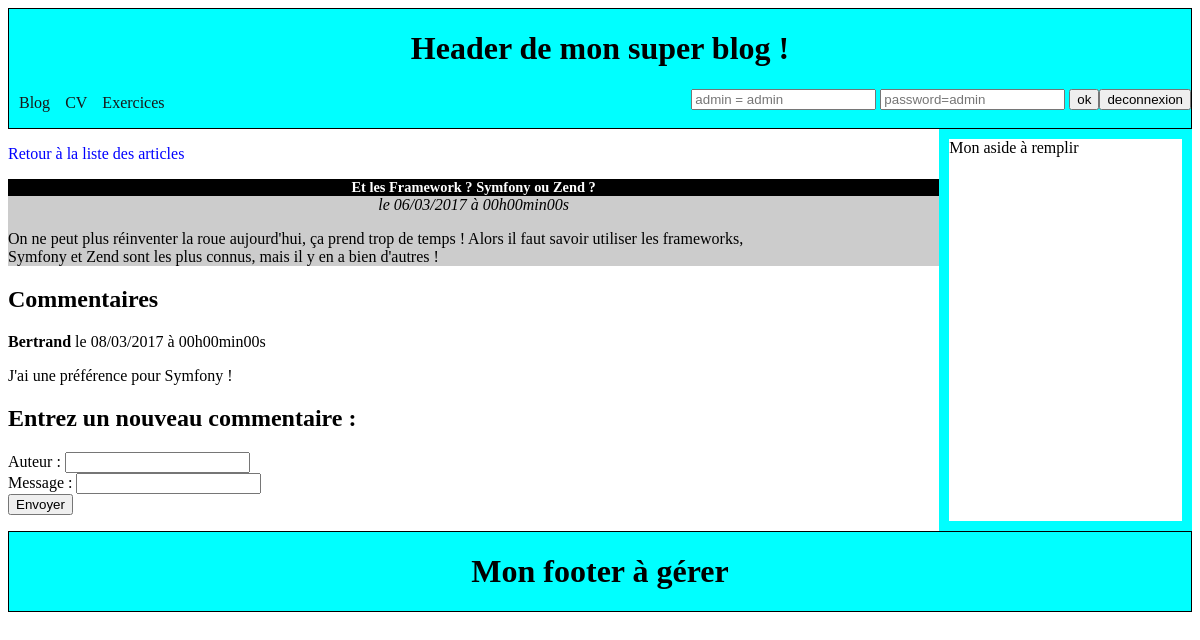
/indexCommentaires.php?idArticle=4&debut=0&tousLesArticles=0, run on the app's committed database.
### tables this page shows
CREATE TABLE  Articles (
  id int(11) PRIMARY KEY AUTO_INCREMENT,
  titre varchar(255) NOT NULL,
  contenu text NOT NULL,
  visible tinyint(1) NOT NULL DEFAULT 1,
  dateCreation datetime NOT NULL
);

CREATE TABLE Commentaires (
  id int(11) PRIMARY KEY AUTO_INCREMENT,
  idArticle int(11) NOT NULL,
  auteur varchar(255) NOT NULL,
  contenu text NOT NULL,
  visible tinyint(1) NOT NULL DEFAULT 1,  
  dateCommentaire datetime
);

### indexCommentaires.php (the view, shortened to what this page needs)
<DOCTYPE html>
<html>
    <head><?php include("include/head.php"); ?></head>
<body>
<?php include("include/header.php"); ?>
<section class="section">
<article>
    <?php if (isset($_POST['debut'])) $debut=$_POST['debut'];
    if (isset($_GET['debut'])) $debut=$_GET['debut'];
    if (isset($_GET['idArticle'])) $idArticle=$_GET['idArticle'];
    if (isset($_GET['tousLesArticles'])) $tousLesArticles=$_GET['tousLesArticles'];
    ?>
    <?php include("include/connexion.php"); ?>
    <p><a href="indexArticles.php?debut=<?php echo $debut ?>&amp;tousLesArticles=<?php echo $tousLesArticles ?>">Retour à la liste des articles</a></p>
    <?php $reqSQL=' SELECT id, titre, contenu, DATE_FORMAT(dateCreation, \'%d/%m/%Y à %Hh%imin%ss\') AS dateCreationFR
        FROM articles WHERE id ='.$idArticle;
    $requete = $bdd->prepare($reqSQL);
    $requete->execute(array());
    $ligne = $requete->fetch();
    $requete->closeCursor(); ?>
    <div class="commentaires">
        <h3>
            <?php echo htmlspecialchars($ligne['titre']);
            ?>
        </h3>
        <p class="date">le <?php echo $ligne['dateCreationFR']; ?></p>
        <p>
            <?php echo nl2br(htmlspecialchars($ligne['contenu'])); ?>
        </p>
    </div>
    <h2>Commentaires</h2>
    <?php
        $reqSQL='
            SELECT auteur, contenu, DATE_FORMAT(dateCommentaire, \'%d/%m/%Y à %Hh%imin%ss\') AS dateCommentaireFR
            FROM commentaires
            WHERE idArticle = ?  AND visible = 1 ORDER BY dateCommentaire
        ';
        $requete = $bdd->prepare($reqSQL);
        $requete->execute(array($idArticle));
        while ($ligne = $requete->fetch())
        {
    ?>
            <p><strong><?php echo htmlspecialchars($ligne['auteur']); ?></strong> le <?php echo $ligne['dateCommentaireFR']; ?></p>
            <p><?php echo nl2br(htmlspecialchars($ligne['contenu'])); ?></p>
    <?php
        }
    ?>
    <h2>Entrez un nouveau commentaire :</h2>
    <form action="indexCommentaires.php" method="POST">
    <p>
        <label for="auteur">Auteur</label> : <input type="text" name="auteur" id="auteur" /><br />
        <label for="message">Message</label> : <input type="text" name="message" id="message" /><br />
        <input type="submit" value="Envoyer" />
    </p>
    </form>
</article>
<aside class="aside">
    Mon aside à remplir
</aside>
</section>
<?php include("include/footer.php"); ?>
</body>
</html>

### css/style.css (style rules this page uses)
section { min-height: 400px; }
.section { display : flex; }
article { flex:4; }
.aside { border:aqua solid 10px; flex:1; }
h1, h3 { text-align:center; }
h3 { background-color: black; color: white; font-size:0.9em; margin-bottom: 0px; }
.articleEtDate p, .commentaires { background-color: #CCCCCC; margin-top: 0px; }
.commentaires .date { text-align:center; margin: 0px; font-style: italic; }
a { text-decoration:none; color:blue; }

### data on the page
articles: titre "Et les Framework ? Symfony ou Zend ?", contenu "On ne peut plus réinventer la roue aujourd'hui, ça prend trop de temps ! Alors il faut savoir utiliser les frameworks, Symfony et Zend sont les plus connus, mais il y en a bien d'autres !"
commentaires: auteur "Bertrand", dateCommentaireFR "08/03/2017 à 00h00min00s", contenu "J'ai une préférence pour Symfony !"

### other printed values
$ligne['dateCreationFR'] "06/03/2017 à 00h00min00s"
